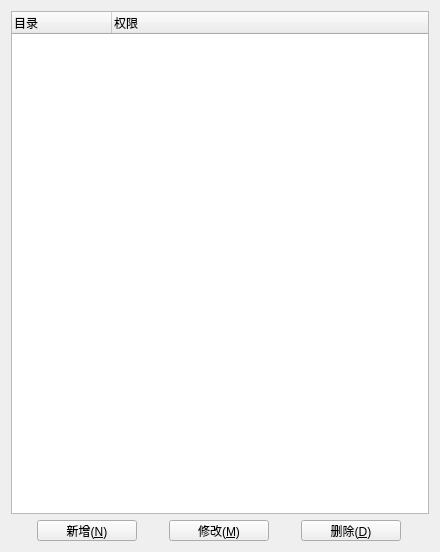
<?xml version="1.0" encoding="UTF-8"?>
<ui version="4.0">
 <class>UserDirPermissionDialog</class>
 <widget class="QWidget" name="UserDirPermissionDialog">
  <property name="geometry">
   <rect>
    <x>0</x>
    <y>0</y>
    <width>440</width>
    <height>552</height>
   </rect>
  </property>
  <property name="windowTitle">
   <string>Form</string>
  </property>
  <layout class="QVBoxLayout" name="verticalLayout">
   <item>
    <widget class="QTreeWidget" name="treeWidget">
     <column>
      <property name="text">
       <string>目录</string>
      </property>
     </column>
     <column>
      <property name="text">
       <string>权限</string>
      </property>
     </column>
    </widget>
   </item>
   <item>
    <layout class="QHBoxLayout" name="horizontalLayout">
     <item>
      <widget class="QPushButton" name="pushButtonNewDir">
       <property name="minimumSize">
        <size>
         <width>81</width>
         <height>21</height>
        </size>
       </property>
       <property name="maximumSize">
        <size>
         <width>100</width>
         <height>21</height>
        </size>
       </property>
       <property name="text">
        <string>新增(&amp;N)</string>
       </property>
      </widget>
     </item>
     <item>
      <widget class="QPushButton" name="pushButtonModifyDir">
       <property name="minimumSize">
        <size>
         <width>81</width>
         <height>21</height>
        </size>
       </property>
       <property name="maximumSize">
        <size>
         <width>100</width>
         <height>21</height>
        </size>
       </property>
       <property name="text">
        <string>修改(&amp;M)</string>
       </property>
      </widget>
     </item>
     <item>
      <widget class="QPushButton" name="pushButtonDeleteDir">
       <property name="minimumSize">
        <size>
         <width>81</width>
         <height>21</height>
        </size>
       </property>
       <property name="maximumSize">
        <size>
         <width>100</width>
         <height>21</height>
        </size>
       </property>
       <property name="text">
        <string>删除(&amp;D)</string>
       </property>
      </widget>
     </item>
    </layout>
   </item>
  </layout>
 </widget>
 <resources/>
 <connections/>
</ui>
